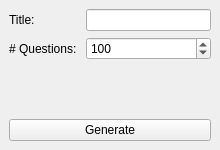
<?xml version="1.0" encoding="UTF-8"?>
<ui version="4.0">
 <class>MainWindow</class>
 <widget class="QMainWindow" name="MainWindow">
  <property name="geometry">
   <rect>
    <x>0</x>
    <y>0</y>
    <width>220</width>
    <height>150</height>
   </rect>
  </property>
  <property name="windowTitle">
   <string>PyMCQ</string>
  </property>
  <widget class="QWidget" name="centralwidget">
   <layout class="QGridLayout" name="gridLayout">
    <item row="0" column="0">
     <layout class="QVBoxLayout" name="verticalLayout" stretch="1,0">
      <property name="sizeConstraint">
       <enum>QLayout::SetMinimumSize</enum>
      </property>
      <item>
       <layout class="QFormLayout" name="formLayout">
        <property name="sizeConstraint">
         <enum>QLayout::SetMinimumSize</enum>
        </property>
        <item row="0" column="0">
         <widget class="QLabel" name="label">
          <property name="text">
           <string>Title: </string>
          </property>
         </widget>
        </item>
        <item row="1" column="0">
         <widget class="QLabel" name="label_2">
          <property name="text">
           <string># Questions: </string>
          </property>
         </widget>
        </item>
        <item row="1" column="1">
         <widget class="QSpinBox" name="spinBox">
          <property name="maximum">
           <number>999</number>
          </property>
          <property name="value">
           <number>100</number>
          </property>
         </widget>
        </item>
        <item row="0" column="1">
         <widget class="QLineEdit" name="lineEdit"/>
        </item>
       </layout>
      </item>
      <item>
       <widget class="QPushButton" name="pushButton">
        <property name="text">
         <string>Generate</string>
        </property>
        <property name="autoDefault">
         <bool>true</bool>
        </property>
       </widget>
      </item>
     </layout>
    </item>
   </layout>
  </widget>
 </widget>
 <tabstops>
  <tabstop>lineEdit</tabstop>
  <tabstop>spinBox</tabstop>
  <tabstop>pushButton</tabstop>
 </tabstops>
 <resources/>
 <connections/>
</ui>
